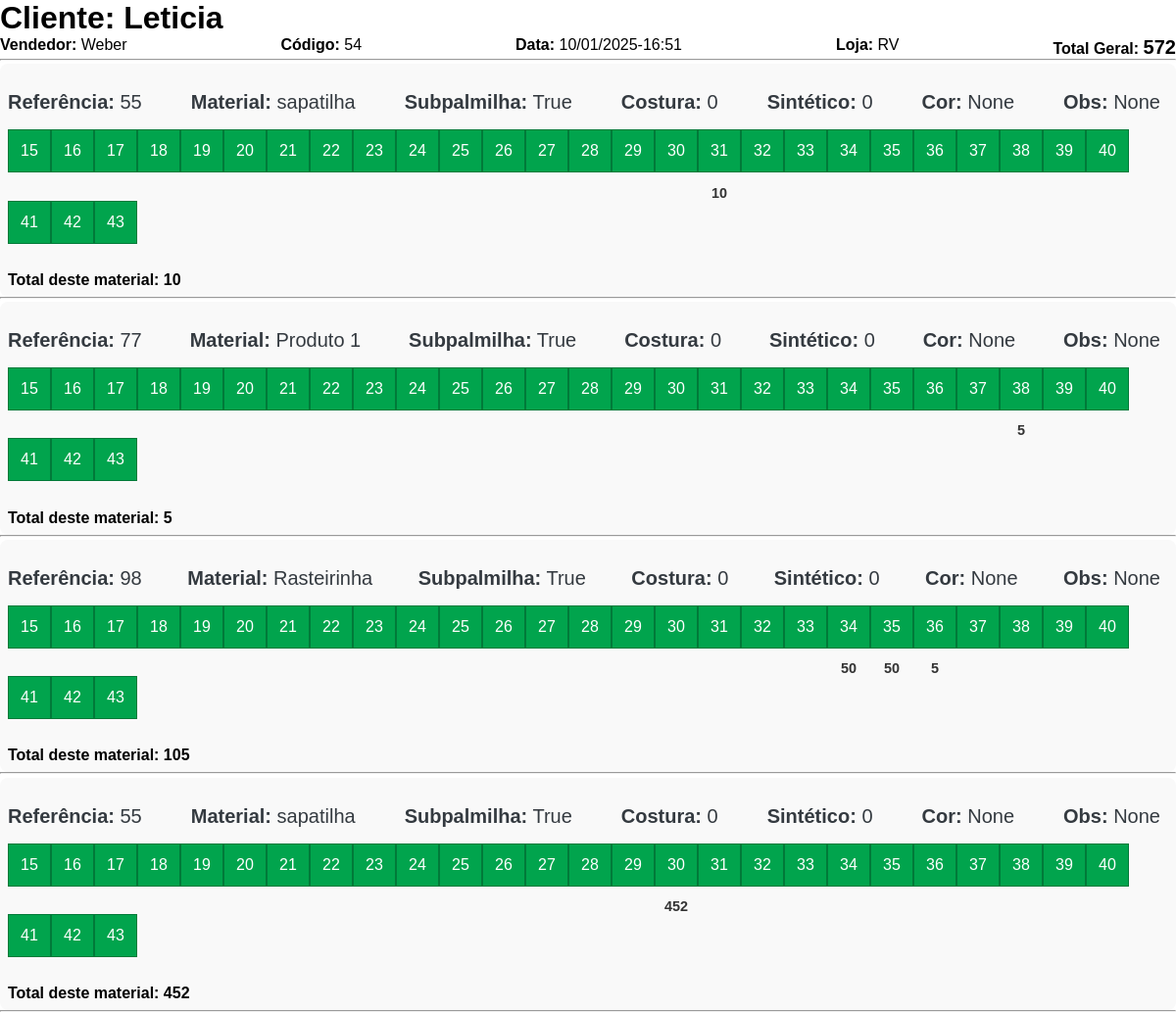
Screenshot of /imprimir/54/ (signed in) with the database file from the repository.
### pedidos/models.py (models this page shows, shortened)
class Pedido(models.Model):
    STATUS_CHOICES = [
        ('Pendente', 'Pendente'),
        ('Em Produção', 'Em Produção'),
        ('Pedido Finalizado', 'Pedido Finalizado'),
        ('cliente em espera', 'Cliente em Espera'),
        ('Cancelado', 'Cancelado'),
    ]
    cliente = models.CharField(max_length=100)
    vendedor = models.ForeignKey(Vendedor, on_delete=models.CASCADE)
    data = models.DateTimeField(auto_now_add=True)
    status = models.CharField(max_length=50, choices=STATUS_CHOICES, default='Pendente')

class PedidoItem(models.Model):
    pedido = models.ForeignKey(Pedido, on_delete=models.CASCADE, related_name='itens')
    produto = models.ForeignKey(Produto, on_delete=models.CASCADE)
    quantidade = models.IntegerField()
    tamanho = models.IntegerField(null=True, blank=True)
    subpalmilha = models.CharField(max_length=50, default=True, null=True, blank=True)
    costura = models.CharField(max_length=50, default=True, null=True, blank=True)
    sintetico = models.CharField(max_length=50, default=True, null=True, blank=True)
    cor = models.CharField(max_length=50, default=True, null=True, blank=True)
    obs = models.TextField(null=True, blank=True)

### vendedor/models.py (models this page shows, shortened)
class Vendedor(models.Model):
    nome = models.CharField(max_length=100)
    loja = models.CharField(max_length=100)
    codigo = models.CharField(max_length=20, unique=True)

### produto/models.py (models this page shows, shortened)
class Produto(models.Model):
    nome = models.CharField(max_length=100)
    codigo = models.CharField(max_length=50, unique=True)
    subpalmilha = models.BooleanField(default=False, null=True, blank=True)

### pedidos/views.py (the view)
# urls.py: path('imprimir/<int:pedido_id>/', views.imprimir_pedido, name='imprimir_pedido'),
@login_required
def imprimir_pedido(request, pedido_id):
    pedido = get_object_or_404(Pedido, id=pedido_id)
    tamanhos = range(15, 44)
    return render(request, 'pedidos/imprimir.html', {
        'pedido': pedido,
        'tamanhos': tamanhos
    })

### templates/pedidos/imprimir.html (shortened to what this page needs)
{% load static %}
{% block extra_css %}
<link rel="stylesheet" href="{% static 'css/imprimir.css' %}">
{% endblock extra_css %}
{% block content %}
<div class="pedido-imprimir">
  <h1>Cliente: {{ pedido.cliente }}</h1>
  <div class="detalhes-pedido">
    <p><strong>Vendedor:</strong> {{ pedido.vendedor.nome }}</p>
    <p><strong>Código:</strong> {{ pedido.id }}</p>
    <p><strong>Data:</strong> {{ pedido.data|date:"d/m/Y-H:i" }}</p>
    <p><strong>Loja:</strong> {{ pedido.vendedor.loja }}</p>
    <p><strong>Total Geral:</strong> <span id="total-geral">0</span></p>
  </div>
  <hr>
  {% regroup pedido.itens.all by produto as itens_por_produto %}
  {% for grupo in itens_por_produto %}
    <div class="pedido-item">
      <div class="pedidos">
        <span class="campo"><b>Referência:</b> {{ grupo.grouper.codigo }}</span>
        <span class="campo"><b>Material:</b> {{ grupo.grouper.nome }}</span>
        <span class="campo"><b>Subpalmilha:</b> {{ grupo.list.0.subpalmilha }}</span>
        <span class="campo"><b>Costura:</b> {{ grupo.list.0.costura }}</span>
        <span class="campo"><b>Sintético:</b> {{ grupo.list.0.sintetico }}</span>
        <span class="campo"><b>Cor:</b> {{ grupo.list.0.cor }}</span>
        <span class="campo"><b> Obs:</b> {{ grupo.list.0.obs }}</span>
      </div>
      <div class="container containerQuadradinhos">
        {% for tamanho in tamanhos %}
          <div class="botao-container">
            <button class="botao">{{ tamanho }}</button>
            <div class="numero" contenteditable="false">
              {% for item in grupo.list %}
                {% if item.tamanho == tamanho %}
                  {{ item.quantidade }}
                {% endif %}
              {% endfor %}
            </div>
          </div>
        {% endfor %}
      </div>
    </div>
    <hr>
  {% endfor %}
</div>
{% endblock content %}

### static/css/imprimir.css (style rules this page uses)
* { margin: 0; padding: 0; box-sizing: border-box; font-family: var(--font-family); }
.detalhes-pedido { display: flex; flex-direction: row; justify-content: space-between; }
.campo { font-weight: bold; color: var(--dark-color); margin-bottom: 0.5rem; }
.pedido-item { background-color: #f9f9f9; padding: 0.5rem; border-radius: 8px; margin-top: 0.2rem; }
.pedidos { display: flex; align-items: center; gap: 1rem; }
.containerQuadradinhos { display: flex; flex-wrap: wrap; margin-top: 0.5rem; }
.containerQuadradinhos button { width: 44px; height: 44px; background-color: var(--secondary-color); color: white; border-color: #017a39; font-size: 1rem; cursor: pointer; transition: background-color 0.3s ease, transform 0.2s ease; }
.campo { margin-top: 1em; font-weight: 100; }
span { font-size: 20px; font-weight: bold; }
.pedidos { display: flex; flex-direction: row; justify-content: space-between; gap: 0.5em; margin: 0em 0.5em 0.5em 0em; }
.container { display: flex; flex-wrap: wrap; justify-content: flex-start; margin-bottom: 1em; }
.botao-container { text-align: center; display: flex; flex-direction: column; align-items: center; gap: 0.5em; }
.botao , .adicionarPedido, .removerPedido, .adicionarInfantil { width: 49px; height: 49px; background-color: #4CAF50; color: white; border: none; cursor: pointer; font-size: 18px; }
.botao { border: 1px solid #0a7b17; }
.numero { font-size: 20px; color: #333; font-weight: bold; }
.containerQuadradinhos { display: flex; flex-wrap: wrap; }
.botao-container { text-align: center; display: flex; flex-direction: column; align-items: center; }
.botao { width: 40px; height: 40px; background-color: #f0f0f0; border: 1px solid #ccc; font-size: 0.9em; cursor: default; }
.numero { font-size: 0.9em; margin-top: 0.3em; }

### rows the page displays
Pedido: cliente "Leticia", vendedor.nome "Weber", id "54", data "10/01/2025-16:51", vendedor.loja "RV"
Produto: grouper.codigo "55", grouper.nome "sapatilha", list.0.subpalmilha "True", list.0.costura "0", list.0.sintetico "0", list.0.cor "None", list.0.obs "None", tamanhos "15" "16" "17" "18" "19" "20" "21" "22" "23" "24" "25" "26" "27" "28" "29" "30" "31" "32" "33" "34" "35" "36" "37" "38" "39" "40" "41" "42" "43" "15" "16" "17" "18" "19" "20" "21" "22" "23" "24" "25" "26" "27" "28" "29" "30" "31" "32" "33" "34" "35" "36" "37" "38" "39" "40" "41" "42" "43"
PedidoItem: quantidade "10"
Produto: grouper.codigo "77", grouper.nome "Produto 1", list.0.subpalmilha "True", list.0.costura "0", list.0.sintetico "0", list.0.cor "None", list.0.obs "None", tamanhos "15" "16" "17" "18" "19" "20" "21" "22" "23" "24" "25" "26" "27" "28" "29" "30" "31" "32" "33" "34" "35" "36" "37" "38" "39" "40" "41" "42" "43"
PedidoItem: quantidade "5"
Produto: grouper.codigo "98", grouper.nome "Rasteirinha", list.0.subpalmilha "True", list.0.costura "0", list.0.sintetico "0", list.0.cor "None", list.0.obs "None", tamanhos "15" "16" "17" "18" "19" "20" "21" "22" "23" "24" "25" "26" "27" "28" "29" "30" "31" "32" "33" "34" "35" "36" "37" "38" "39" "40" "41" "42" "43"
PedidoItem: quantidade "50"
PedidoItem: quantidade "50"
PedidoItem: quantidade "5"
PedidoItem: quantidade "452"
